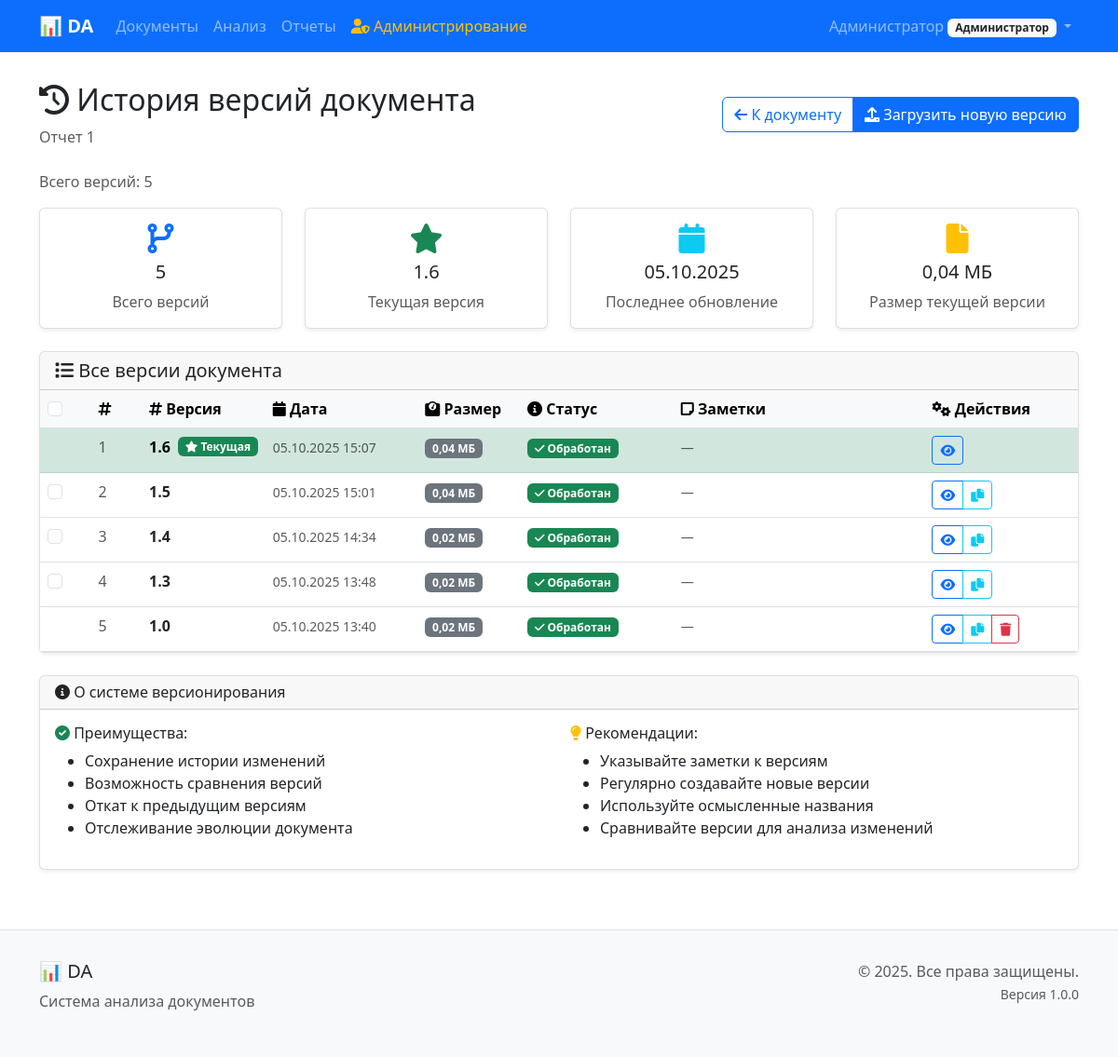
The app's page /documents/93/versions/ (signed in), older data.
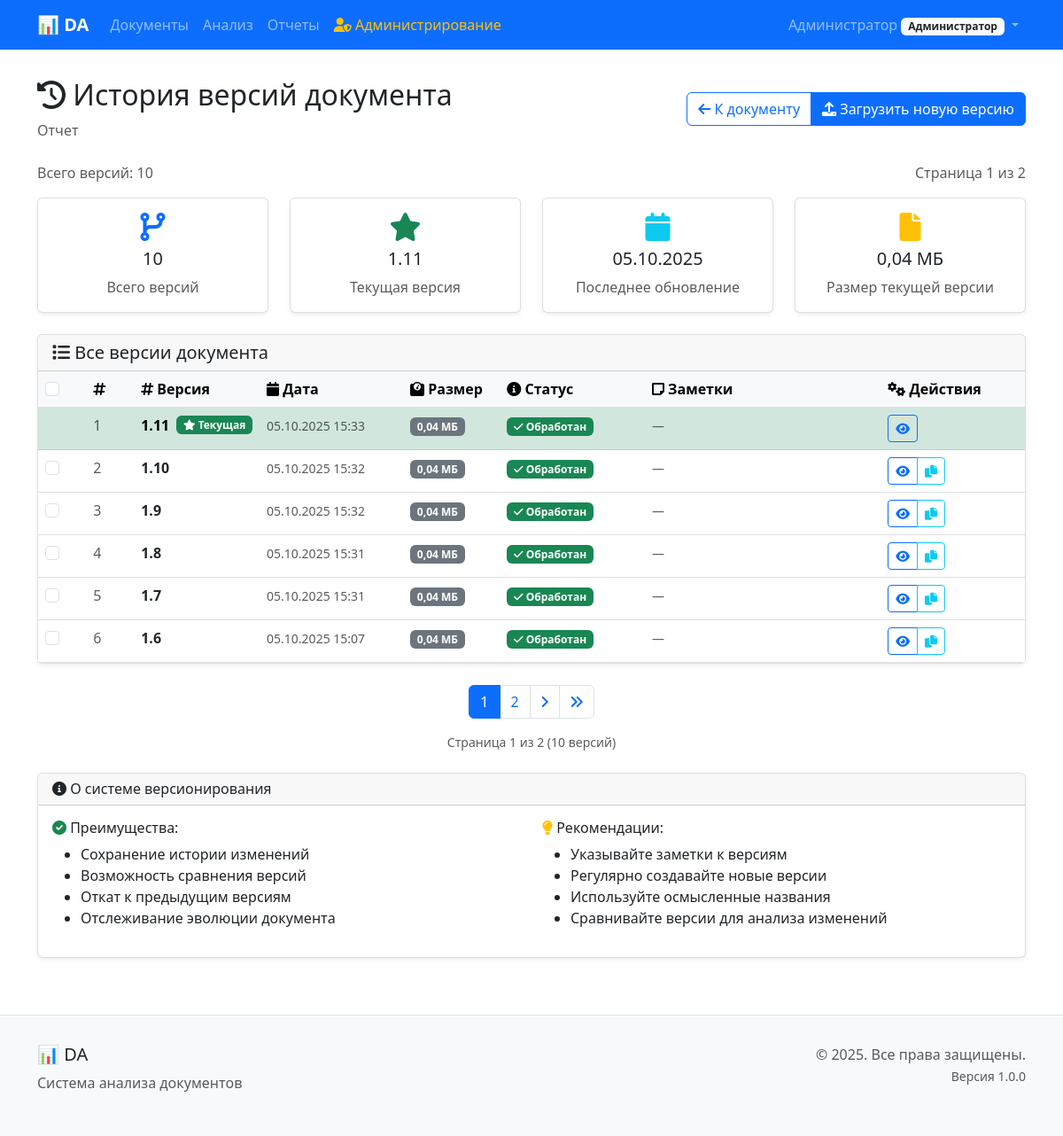
The same page, newer data.
### documents/models.py (models this page shows, shortened)
class Document(models.Model):
    STATUS_CHOICES = [
        ('uploaded', 'Загружен'),
        ('processing', 'Обрабатывается'),
        ('processed', 'Обработан'),
        ('error', 'Ошибка'),
    ]
    title = models.CharField(
        max_length=255,
        verbose_name='Название документа'
    )
    filename = models.CharField(
        max_length=255,
        verbose_name='Имя файла'
    )
    file = models.FileField(
        upload_to='documents/%Y/%m/%d/',
        validators=[FileExtensionValidator(allowed_extensions=['docx'])],
        verbose_name='Файл документа'
    )
    file_size = models.BigIntegerField(
        verbose_name='Размер файла (байт)'
    )
    checksum = models.CharField(
        max_length=64,
        verbose_name='Контрольная сумма'
    )
    version = models.CharField(
        max_length=50,
        default='1.0',
        verbose_name='Версия'
    )
    status = models.CharField(
        max_length=20,
        choices=STATUS_CHOICES,
        default='uploaded',
        verbose_name='Статус'
    )
    upload_date = models.DateTimeField(
        auto_now_add=True,
        verbose_name='Дата загрузки'
    )
    processed_date = models.DateTimeField(
        null=True,
        blank=True,
        verbose_name='Дата обработки'
    )
    processing_error = models.TextField(
        blank=True,
        verbose_name='Ошибка обработки'
    )
    user = models.ForeignKey(
        User,
        on_delete=models.CASCADE,
        related_name='documents',
        verbose_name='Пользователь'
    )
    parent_document = models.ForeignKey(
        'self',
        on_delete=models.CASCADE,
        null=True,
        blank=True,
        related_name='versions',
        verbose_name='Родительский документ'
    )
    is_latest_version = models.BooleanField(
        default=True,
        verbose_name='Последняя версия'
    )
    version_notes = models.TextField(
        blank=True,
        verbose_name='Заметки к версии'
    )
    content_text = models.TextField(
        blank=True,
        verbose_name='Текстовое содержимое'
    )
    content_structure = models.JSONField(
        default=dict,
        blank=True,
        verbose_name='Структура документа'
    )
    metadata = models.JSONField(
        default=dict,
        blank=True,
        verbose_name='Метаданные'
    )
    class Meta:
        verbose_name = 'Документ'
        verbose_name_plural = 'Документы'
        ordering = ['-upload_date']
    def get_version_history(self):
        if self.parent_document:
            root_doc = self.get_root_document()
            from django.db.models import Q
            return Document.objects.filter(
                Q(id=root_doc.id) | Q(parent_document=root_doc)
            ).order_by('-upload_date')
        else:
            from django.db.models import Q
            return Document.objects.filter(
                Q(id=self.id) | Q(parent_document=self)
            ).order_by('-upload_date')
    def get_root_document(self):
        if self.parent_document:
            return self.parent_document.get_root_document()
        else:
            return self
    def get_latest_version(self):
        if self.parent_document:
            return self.parent_document.get_latest_version()
        else:
            latest = self.versions.filter(is_latest_version=True).first()
            return latest if latest else self
    def get_file_size_mb(self):
        if self.file_size:
            return round(self.file_size / (1024 * 1024), 2)
        return 0

### documents/views.py (the view)
# urls.py: path('<int:pk>/versions/', views.DocumentVersionHistoryView.as_view(), name='version_history'),
class DocumentVersionHistoryView(LoginRequiredMixin, DetailView):
    model = Document
    template_name = 'documents/document_version_history.html'
    context_object_name = 'document'
    def get_queryset(self):
        return Document.objects.filter(user=self.request.user)
    def get_context_data(self, **kwargs):
        context = super().get_context_data(**kwargs)
        document = self.get_object()
        root_document = document.get_root_document()
        versions = root_document.get_version_history()
        from settings.models import ApplicationSettings
        settings = ApplicationSettings.get_settings()
        items_per_page = settings.items_per_page
        paginator = Paginator(versions, items_per_page)
        page_number = self.request.GET.get('page')
        page_obj = paginator.get_page(page_number)
        context['root_document'] = root_document
        context['versions'] = page_obj
        context['version_count'] = versions.count()
        context['latest_version'] = root_document.get_latest_version()
        context['page_obj'] = page_obj
        context['is_paginated'] = page_obj.has_other_pages()
        return context

### templates/documents/document_version_history.html (shortened to what the changed rows need)
{% extends 'base/base.html' %}
{% block content %}
<div class="row">
    <div class="col-12">
        <div class="d-flex justify-content-between align-items-center mb-4">
            <div>
                <h2><i class="fas fa-history"></i> История версий документа</h2>
                <p class="text-muted mb-0">{{ root_document.title }}</p>
            </div>
        </div>
        <div class="d-flex justify-content-between align-items-center mb-3">
            <div class="d-flex align-items-center">
                <div class="text-muted me-3">
                    Всего версий: {{ version_count }}
                </div>
            </div>
            <div class="text-muted">
                {% if is_paginated %}
                    Страница {{ page_obj.number }} из {{ page_obj.paginator.num_pages }}
                {% endif %}
            </div>
        </div>
        <div class="row mb-4">
            <div class="col-md-3">
                <div class="card text-center">
                    <div class="card-body">
                        <i class="fas fa-code-branch fa-2x text-primary mb-2"></i>
                        <h5 class="card-title">{{ version_count }}</h5>
                        <p class="card-text text-muted">Всего версий</p>
                    </div>
                </div>
            </div>
            <div class="col-md-3">
                <div class="card text-center">
                    <div class="card-body">
                        <i class="fas fa-star fa-2x text-success mb-2"></i>
                        <h5 class="card-title">{{ latest_version.version }}</h5>
                        <p class="card-text text-muted">Текущая версия</p>
                    </div>
                </div>
            </div>
            <div class="col-md-3">
                <div class="card text-center">
                    <div class="card-body">
                        <i class="fas fa-calendar fa-2x text-info mb-2"></i>
                        <h5 class="card-title">{{ latest_version.upload_date|date:"d.m.Y" }}</h5>
                        <p class="card-text text-muted">Последнее обновление</p>
                    </div>
                </div>
            </div>
            <div class="col-md-3">
                <div class="card text-center">
                    <div class="card-body">
                        <i class="fas fa-file fa-2x text-warning mb-2"></i>
                        <h5 class="card-title">{{ latest_version.get_file_size_mb }} МБ</h5>
                        <p class="card-text text-muted">Размер текущей версии</p>
                    </div>
                </div>
            </div>
        </div>
        {% if versions %}
            <div class="card">
                <div class="card-body p-0">
                    <div class="table-responsive">
                        <table class="table table-hover mb-0">
                            <thead class="table-light">
                                <tr>
                                    <th style="width: 5%;">
                                        <input type="checkbox" id="selectAllCheckbox" class="form-check-input">
                                    </th>
                                    <th style="width: 5%;"><i class="fas fa-hashtag"></i></th>
                                    <th style="width: 10%;"><i class="fas fa-hashtag"></i> Версия</th>
                                    <th style="width: 15%;"><i class="fas fa-calendar"></i> Дата</th>
                                    <th style="width: 10%;"><i class="fas fa-weight"></i> Размер</th>
                                    <th style="width: 15%;"><i class="fas fa-info-circle"></i> Статус</th>
                                    <th style="width: 25%;"><i class="fas fa-sticky-note"></i> Заметки</th>
                                    <th style="width: 15%;"><i class="fas fa-cogs"></i> Действия</th>
                                </tr>
                            </thead>
                            <tbody>
                                {% for version in versions %}
                                <tr class="{% if version.is_latest_version %}table-success{% endif %}">
                                    <td>
                                        {% if not version.is_latest_version and version.parent_document %}
                                            <input type="checkbox" class="form-check-input version-checkbox"
                                                   value="{{ version.id }}" data-version-id="{{ version.id }}">
                                        {% endif %}
                                    </td>
                                    <td class="text-muted">{{ forloop.counter|add:page_obj.start_index|add:"-1" }}</td>
                                    <td>
                                        <div class="d-flex align-items-center">
                                            <strong>{{ version.version }}</strong>
                                            {% if version.is_latest_version %}
                                                <span class="badge bg-success ms-2">
                                                    <i class="fas fa-star"></i> Текущая
                                                </span>
                                            {% endif %}
                                        </div>
                                    </td>
                                    <td>
                                        <small class="text-muted">{{ version.upload_date|date:"d.m.Y H:i" }}</small>
                                    </td>
                                    <td>
                                        <span class="badge bg-secondary">{{ version.get_file_size_mb }} МБ</span>
                                    </td>
                                    <td>
                                        {% if version.status == 'processed' %}
                                            <span class="badge bg-success"><i class="fas fa-check"></i> Обработан</span>
                                        {% elif version.status == 'processing' %}
                                            <span class="badge bg-info"><i class="fas fa-spinner fa-spin"></i> Обработка</span>
                                        {% elif version.status == 'error' %}
                                            <span class="badge bg-danger"><i class="fas fa-exclamation-triangle"></i> Ошибка</span>
                                        {% else %}
                                            <span class="badge bg-secondary"><i class="fas fa-clock"></i> Загружен</span>
                                        {% endif %}
                                    </td>
                                    <td>
                                        {% if version.version_notes %}
                                            <small class="text-muted">{{ version.version_notes|truncatechars:50 }}</small>
                                        {% else %}
                                            <small class="text-muted">—</small>
                                        {% endif %}
                                    </td>
                                    <td>
                                        <div class="btn-group btn-group-sm" role="group">
                                            <a href="{% url 'documents:detail' version.pk %}" class="btn btn-outline-primary" title="Просмотр">
                                                <i class="fas fa-eye"></i>
                                            </a>
                                            {% if not version.is_latest_version %}
                                                <a href="{% url 'documents:version_upload' version.pk %}" class="btn btn-outline-info" title="Создать версию от этой">
                                                    <i class="fas fa-copy"></i>
                                                </a>
                                            {% endif %}
                                            {% if not version.parent_document or versions.count > 1 %}
                                                <a href="{% url 'documents:version_delete' version.pk %}" class="btn btn-outline-danger" title="Удалить версию">
                                                    <i class="fas fa-trash"></i>
                                                </a>
                                            {% endif %}
                                        </div>
                                    </td>
                                </tr>
                                {% endfor %}
                            </tbody>
                        </table>
                    </div>
                </div>
            </div>
        {% endif %}
        {% if is_paginated %}
            <nav aria-label="Навигация по страницам" class="mt-4">
                <ul class="pagination justify-content-center">
                    {% for num in page_obj.paginator.page_range %}
                        {% if page_obj.number == num %}
                            <li class="page-item active">
                                <span class="page-link">{{ num }}</span>
                            </li>
                        {% elif num > page_obj.number|add:'-3' and num < page_obj.number|add:'3' %}
                            <li class="page-item">
                                <a class="page-link" href="?page={{ num }}">{{ num }}</a>
                            </li>
                        {% endif %}
                    {% endfor %}
                    {% if page_obj.has_next %}
                        <li class="page-item">
                            <a class="page-link" href="?page={{ page_obj.next_page_number }}">
                                <i class="fas fa-angle-right"></i>
                            </a>
                        </li>
                        <li class="page-item">
                            <a class="page-link" href="?page={{ page_obj.paginator.num_pages }}">
                                <i class="fas fa-angle-double-right"></i>
                            </a>
                        </li>
                    {% endif %}
                </ul>
                <div class="text-center text-muted small mt-2">
                    Страница {{ page_obj.number }} из {{ page_obj.paginator.num_pages }}
                    ({{ page_obj.paginator.count }} версий)
                </div>
            </nav>
        {% endif %}
    </div>
</div>
{% endblock %}

Row changes from the older to the newer data that the page shows:
no longer on one of the page's lists (row edited): Document: version "1.0", upload_date "05.10.2025 13:40", get_file_size_mb "0,02"
no longer on this page (row unchanged): Document: version "1.5", upload_date "05.10.2025 15:01", get_file_size_mb "0,04", status "processed" (drawn), is_latest_version False (drawn)
no longer on this page (row unchanged): Document: version "1.4", upload_date "05.10.2025 14:34", get_file_size_mb "0,02", status "processed" (drawn), is_latest_version False (drawn)
no longer on this page (row unchanged): Document: version "1.3", upload_date "05.10.2025 13:48", get_file_size_mb "0,02", status "processed" (drawn), is_latest_version False (drawn)
changed Document: title "Отчет 1" → "Отчет"
added Document: version "1.11", upload_date "05.10.2025", get_file_size_mb "0,04", is_latest_version True (drawn), upload_date "05.10.2025 15:33", status "processed" (drawn)
added Document: version "1.10", upload_date "05.10.2025 15:32", get_file_size_mb "0,04", status "processed" (drawn), is_latest_version False (drawn)
added Document: version "1.9", upload_date "05.10.2025 15:32", get_file_size_mb "0,04", status "processed" (drawn), is_latest_version False (drawn)
added Document: version "1.8", upload_date "05.10.2025 15:31", get_file_size_mb "0,04", status "processed" (drawn), is_latest_version False (drawn)
added Document: version "1.7", upload_date "05.10.2025 15:31", get_file_size_mb "0,04", status "processed" (drawn), is_latest_version False (drawn)
changed Document (number 7 of 7 on the later page): id (not shown) → "☐"; no longer shows "Текущая"
Text that changed along with them:
{{ version_count }}: "5" → "10"
{{ page_obj.number }}: (not shown) → "1"
{{ page_obj.paginator.num_pages }}: (not shown) → "2"
{{ page_obj.paginator.count }}: (not shown) → "10"
{{ latest_version.version }}: "1.6" → "1.11"
text now shown: "Страница из Страница из ( версий)"
new list line: "1"
new list line: "2"
